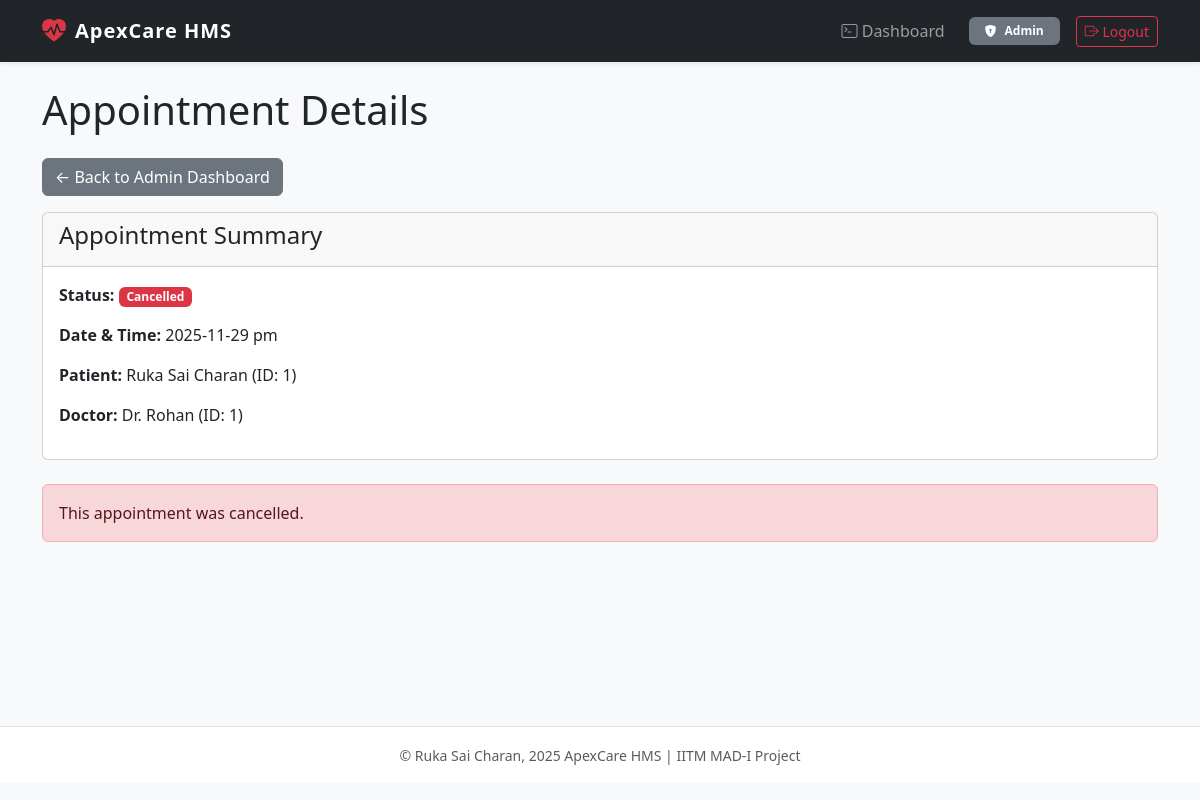
Page /admin/view_treatment/2 (signed in) on the earlier database version.
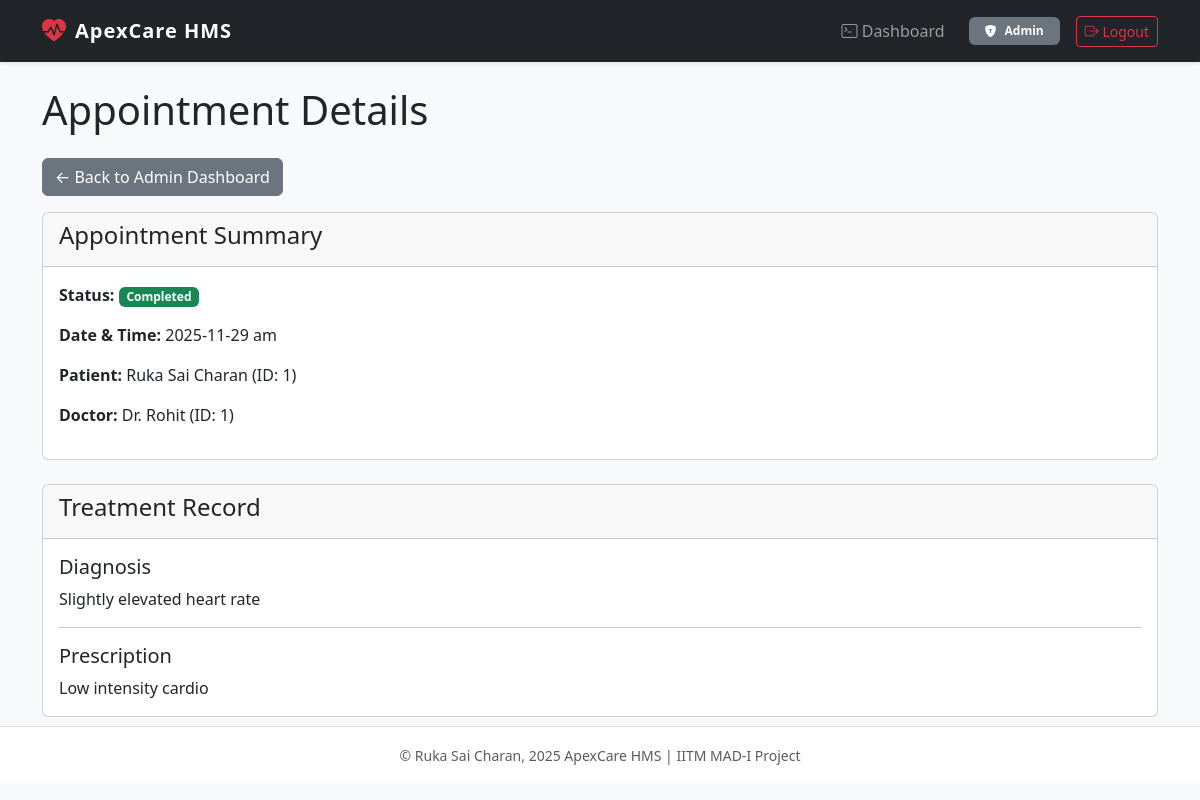
Same page on the later database version.
### models.py (models this page shows)
class Appointment(db.Model):
    id = db.Column(db.Integer, primary_key=True)
    patient_id = db.Column(db.Integer, db.ForeignKey('patient.id'), nullable=False)
    doctor_id = db.Column(db.Integer, db.ForeignKey('doctor.id'), nullable=False)
    appointment_date = db.Column(db.String(100), nullable=False)
    status = db.Column(db.String(50), default='Booked') # e.g., Booked, Completed, Cancelled

class Doctor(db.Model):
    id = db.Column(db.Integer, primary_key=True)
    user_id = db.Column(db.Integer, db.ForeignKey('user.id'), nullable=False)
    department_id = db.Column(db.Integer, db.ForeignKey('department.id'), nullable=False)
    name = db.Column(db.String(100), nullable=False)
    dob = db.Column(db.DateTime, nullable=False)
    experience = db.Column(db.Integer, nullable=False)
    specialization = db.Column(db.String(100), nullable=False)
    qualifications = db.Column(db.String(100), nullable=True)
    availability = db.Column(db.String(200), default='{}')

class Treatment(db.Model):
    id = db.Column(db.Integer, primary_key=True)
    appointment_id = db.Column(db.Integer, db.ForeignKey('appointment.id'), nullable=False)
    visit_type =  db.Column(db.String(50), default='Routine', nullable=False)
    test_done = db.Column(db.String(50), nullable=False)
    diagnosis = db.Column(db.String(100), nullable=False)
    prescription = db.Column(db.Text, nullable=False)

### app.py (the view)
@app.route('/admin/view_treatment/<int:app_id>')
def admin_view_treatment(app_id):
    if 'user_id' not in session or session.get('role') != 'admin':
        flash('You do not have permission.')
        return redirect(url_for('login'))
    appointment = Appointment.query.get_or_404(app_id)
    patient = Patient.query.get(appointment.patient_id)
    doctor = Doctor.query.get(appointment.doctor_id)
    treatment = Treatment.query.filter_by(appointment_id=app_id).first()
    return render_template(
        'admin_view_treatment.html',
        appointment=appointment,
        patient=patient,
        doctor=doctor,
        treatment=treatment
    )

### templates/admin_view_treatment.html
{% extends "base.html" %}
{% block content %}
    <h1 class="my-4">Appointment Details</h1>
    <a href="{{ url_for('admin_dashboard') }}" class="btn btn-secondary mb-3">&larr; Back to Admin Dashboard</a>
    <div class="card">
        <div class="card-header">
            <h4>Appointment Summary</h4>
        </div>
        <div class="card-body">
            <p><strong>Status:</strong>
                <span class="badge
                    {% if appointment.status == 'Completed' %}bg-success
                    {% elif appointment.status == 'Cancelled' %}bg-danger
                    {% else %}bg-primary
                    {% endif %}
                ">{{ appointment.status }}</span>
            </p>
            <p><strong>Date & Time:</strong> {{ appointment.appointment_date }}</p>
            <p><strong>Patient:</strong> {{ patient.name }} (ID: {{ patient.id }})</p>
            <p><strong>Doctor:</strong> Dr. {{ doctor.name }} (ID: {{ doctor.id }})</p>
        </div>
    </div>
    {% if treatment %}
        <div class="card mt-4">
            <div class="card-header">
                <h4>Treatment Record</h4>
            </div>
            <div class="card-body">
                <h5 class="card-title">Diagnosis</h5>
                <p class="card-text">{{ treatment.diagnosis }}</p>
                <hr>
                <h5 class="card-title">Prescription</h5>
                <p class="card-text">{{ treatment.prescription }}</p>
            </div>
        </div>
    {% elif appointment.status == 'Booked' %}
        <div class="alert alert-info mt-4">
            This appointment is still booked. No treatment has been recorded.
        </div>
    {% elif appointment.status == 'Cancelled' %}
        <div class="alert alert-danger mt-4">
            This appointment was cancelled.
        </div>
    {% endif %}
{% endblock %}

Differences in the rows shown:
changed Appointment: status "Cancelled" → "Completed"; appointment_date "2025-11-29 pm" → "2025-11-29 am"
changed Doctor id 1: name "Rohan" → "Rohit"
now on this page (row edited): Treatment: diagnosis "Slightly elevated heart rate", prescription "Low intensity cardio"
Other differences:
text no longer shown: "This appointment was cancelled."
text now shown: "Treatment Record Diagnosis Prescription"
